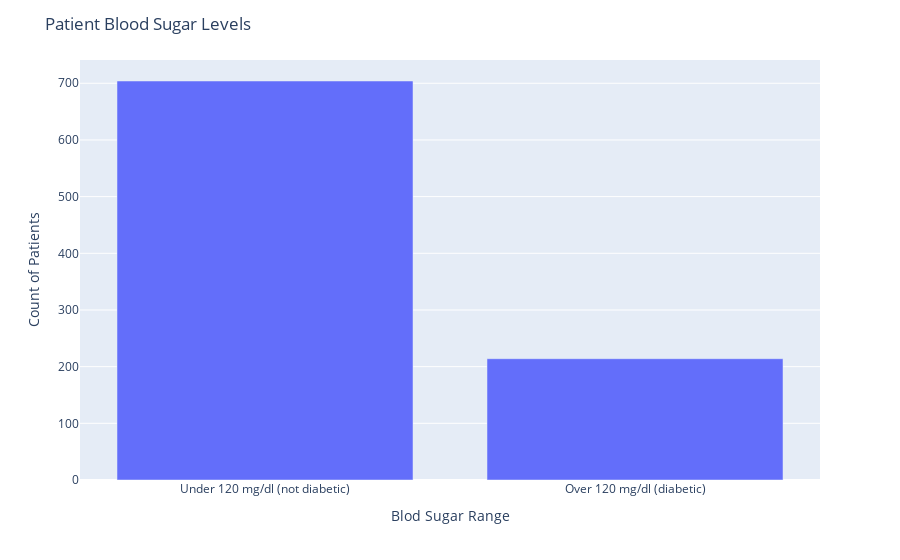

Notebook cell for this chart:
### Markdown cell above
The dataset is pretty evenly split between patients with heart disease and those without heart disease. This means we have ample data for both classes, and we should be able to classify a test patient into one of the two categories.

### Code cell
fig = categorical_ct(df, 'FastingBS')
fig.update_layout(
    title="Patient Blood Sugar Levels",
    xaxis_title="Blod Sugar Range",
    yaxis_title="Count of Patients")

### Figure 1 — Plotly figure (JSON) as saved in the notebook; plotly's stock layout.template omitted (floating-point values rounded to 4 significant figures)
{"data": [{"alignmentgroup": "True", "hovertemplate": "x=%{x}<br>y=%{y}<extra></extra>", "legendgroup": "", "marker": {"color": "#636efa", "pattern": {"shape": ""}}, "name": "", "offsetgroup": "", "orientation": "v", "showlegend": false, "textposition": "auto", "type": "bar", "x": ["Under 120 mg/dl (not diabetic)", "Over 120 mg/dl (diabetic)"], "xaxis": "x", "y": [704, 214], "yaxis": "y"}], "layout": {"barmode": "relative", "legend": {"tracegroupgap": 0}, "margin": {"t": 60}, "title": {"text": "Patient Blood Sugar Levels"}, "xaxis": {"anchor": "y", "domain": [0, 1], "title": {"text": "Blod Sugar Range"}}, "yaxis": {"anchor": "x", "domain": [0, 1], "title": {"text": "Count of Patients"}}}}
